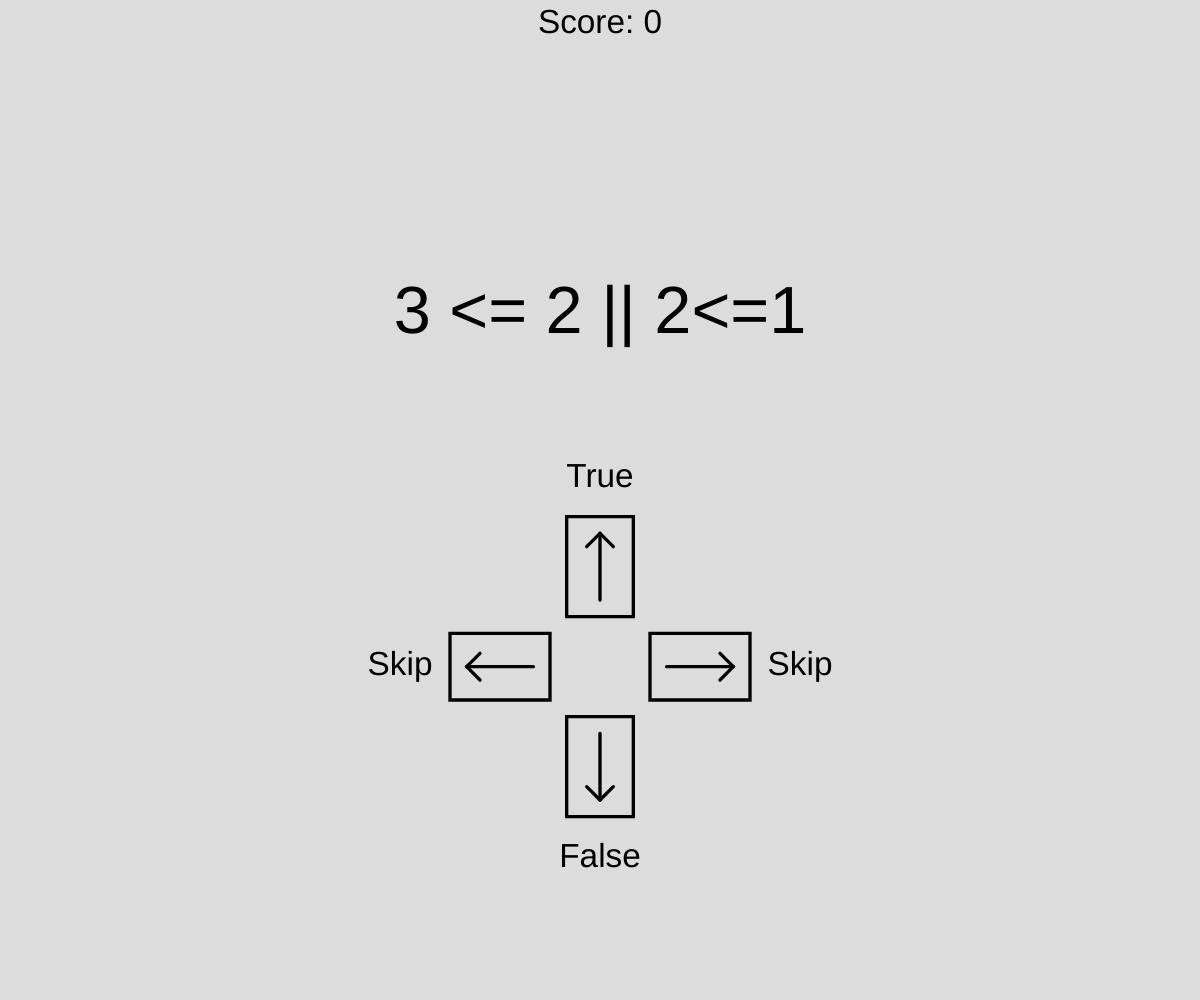
Frame 1 (no input)
Frame 60 (no input): identical to frame 1, image omitted
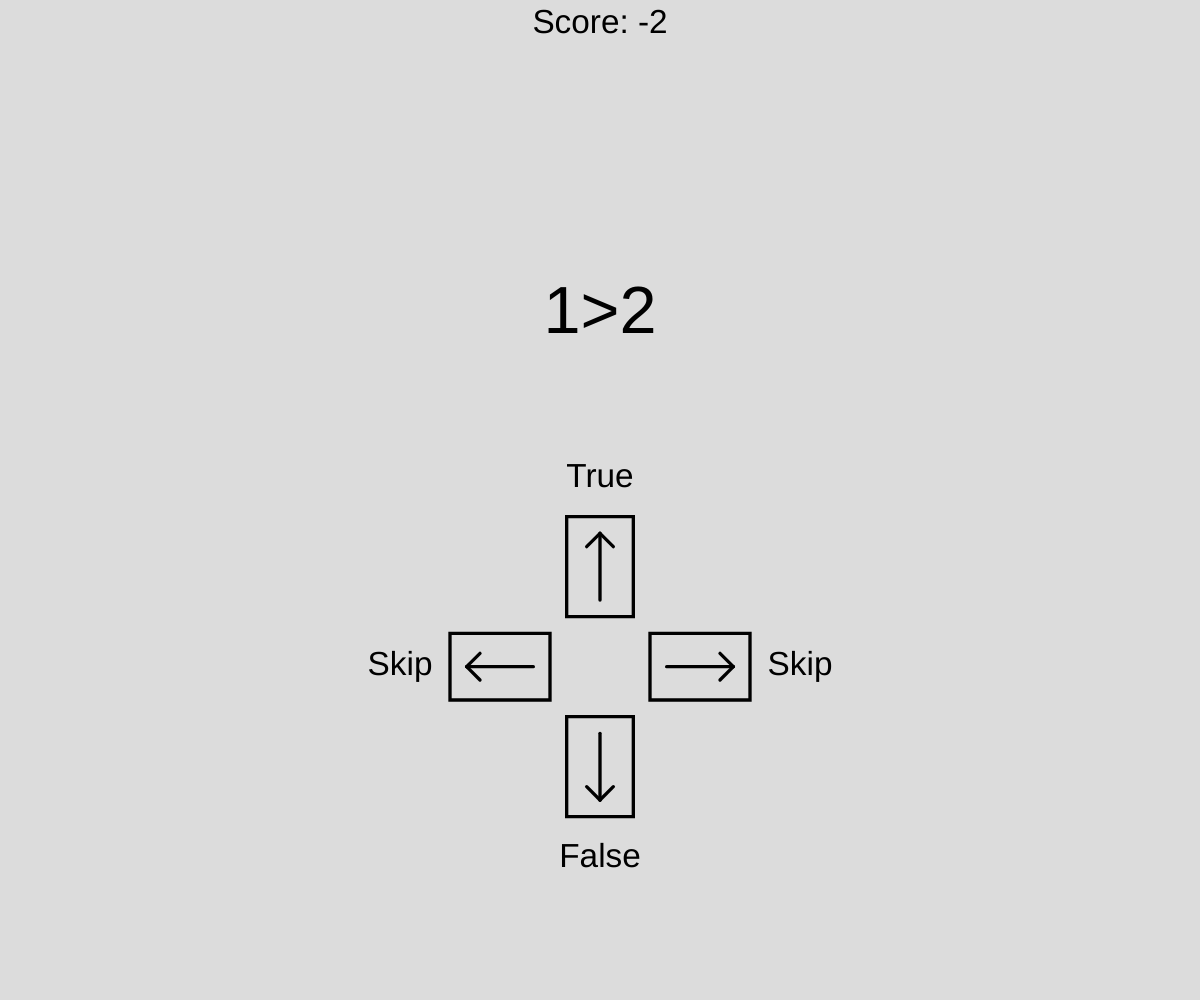
Frame 120 (the mouse pressed at the canvas centre since frame 60)

The p5.js sketch that drew these frames (run headless with seeded random() and noise() and a simulated clock; from frame 60 on, the mouse is pressed at the canvas centre):

// p5.js sketch
// ── sketch.js
let q;
let distance = 1;
let activeQuestion;
let status = true;
let score = 0;
let time = 301;
let where = "none";

function preload() {
  questionList = [
    ["1<2", true],
    ["1 < 2 || 4 < 3", true],
    ["!(3 < 2)", true],
    ["1>2", false],
    ["true && false", false],
    ["true || true", true],
    ["false && true", false],
    ["1==1", true],
    ["true && true || false", true],
    ["3 < 4 && 4 < 5",true],
    ["4 < 3 || 1 == 1", true],
    ["1 != 1", false],
    ["3 <= 2 || 2<=1", false],
    ["false && false", true],
    ["false || false", false],
    ["false || true && false", false],
    ["3 < 1", false],
    ["1 <3 ", true]
  ]
  tempQ = random(questionList)
  activeQuestion = new Question(tempQ[0], tempQ[1])
}

function setup() {
  createCanvas(windowWidth, windowHeight);
  distance = min(height, width) / 15
  frameRate(30);
  rectMode(CENTER)
}

function draw() {
  background(220);

  checkRect()
  drawQuestion()
  drawOptions()
  drawScore()

}

function checkRect() {
  if (time > 200 && where != "none") {
    where = "none";
  }

  if (time <= 200) {
    time += deltaTime
    noFill()
    strokeWeight(3)

    if (where == "top") {
      rect(width / 2, height * 2 / 3 - distance * 3, distance * 2, distance * 3)
    }
    if (where == "bot") {
      rect(width / 2, height * 2 / 3 + distance * 3, distance * 2, distance * 3)
    }
    if (where == "left") {
      rect(width / 2 - distance * 3, height * 2 / 3, distance * 3, distance * 2)
    }
    if (where == "right") {
      rect(width / 2 + distance * 3, height * 2 / 3, distance * 3, distance * 2)
    }

  }
  fill(0)

  // text("Skip", width / 2 + distance * 3, height * 2 / 3 )
  // text("Skip", width / 2 - distance * 3, height * 2 / 3 )
}


function mousePressed() {
  if (mouseX > (width / 2 - distance) && (mouseX < (width / 2 + distance))) {
    if ((mouseY > height * 2 / 3 - distance * 3 - distance * 1.5) && (mouseY < height * 2 / 3 - distance * 3 + distance * 1.5)) {
      questionChecker(true)
      time = 0;
      where = "top"
    }

    if ((mouseY > height * 2 / 3 + distance * 3 - distance * 1.5) && (mouseY < height * 2 / 3 + distance * 3 + distance * 1.5)) {
      questionChecker(false)
      time = 0;
      where = "bot"
    }
  }
  if ((mouseY > height * 2 / 3 - distance) && (mouseY < height * 2 / 3 + distance)) {
    if (mouseX > width / 2 - distance * 3 - distance * 1.5 && mouseX < width / 2 - distance * 3 + distance * 1.5) {
      newQuestion()
      time = 0;
      where = "left"
    }
    if (mouseX > width / 2 + distance * 3 - distance * 1.5 && mouseX < width / 2 + distance * 3 + distance * 1.5) {
      newQuestion()
      time = 0;
      where = "right"
    }
  }
}

function drawScore() {
  textAlign(CENTER)
  textSize(distance / 2)
  text("Score: " + str(score), width / 2, height / 30)
}

function drawQuestion() {
  textAlign(CENTER)
  textSize(distance)
  text(activeQuestion.q, width / 2, height / 3)
}

function questionChecker(response) {
  // is called when answer is called.
  // if question is correctly answered = +1 to score, else -3 to score.
  // if left/right -1 to score, next question.
  // +1 to questions reviewed

  if (activeQuestion.a == response) {
    status = true
    score += 2
  } else {
    status = false
    score -= 1
  }
  newQuestion()
}

function newQuestion() {
  score -= 1;
  tempQ = random(questionList)
  activeQuestion = new Question(tempQ[0], tempQ[1])
}

function drawOptions() {

  if (min(width, height) > 500) {
    drawArrows()
  }

  drawLabels()
  // draw rules
}

function drawLabels() {
  textSize(distance / 2)
  textAlign(CENTER)
  text("True", width / 2, height * 2 / 3 - distance * 2.7)
  text("False", width / 2, height * 2 / 3 + distance * 3)
  text("Skip", width / 2 + distance * 3, height * 2 / 3 + distance / 8)
  text("Skip", width / 2 - distance * 3, height * 2 / 3 + distance / 8)
}

function drawArrows() {
  centerX = width / 2
  centerY = height * 2 / 3
  strokeWeight(distance / 20)
  
  for (i = 0; i < 4; i++) {
    dirX = round(sin(i * PI / 2))
    dirY = round(cos(i * PI / 2))
    startX = centerX + dirX * (distance)
    startY = centerY + dirY * (distance)
    endX = centerX + dirX * (distance + distance)
    endY = centerY + dirY * (distance + distance)
    
    noFill()
    rect(centerX + dirX*(distance*1.5), centerY+dirY*(distance*1.5), distance + abs(dirX*distance*0.5), distance + abs(dirY*distance*0.5))
    line(startX, startY, endX, endY)
    fill(0)

    for (j = 0; j < 2; j++) {

      moveX = (0 - 1) * dirX * distance / 5
      moveY = (0 - 1) * dirY * distance / 5

      dX = (1 - 2 * j) * dirY * distance / 5
      dY = (1 - 2 * j) * dirX * distance / 5

      aEndX = endX + dX + moveX
      aEndY = endY + dY + moveY

      line(endX, endY, aEndX, aEndY)
    }

  }
}

function keyPressed() {
  if (keyCode == 38) {
    questionChecker(true)
  }
  if (keyCode == 40) {
    questionChecker(false)
  }
  if (keyCode == 37) {
    newQuestion()
  }
  if (keyCode == 39) {
    newQuestion()
  }
}


class Question {

  constructor(q, a) {
    this.q = q
    this.a = a
  }
}
// ── style.css
html, body {

  margin: 0;
  padding: 0;

}

canvas {

  display: block;

}
